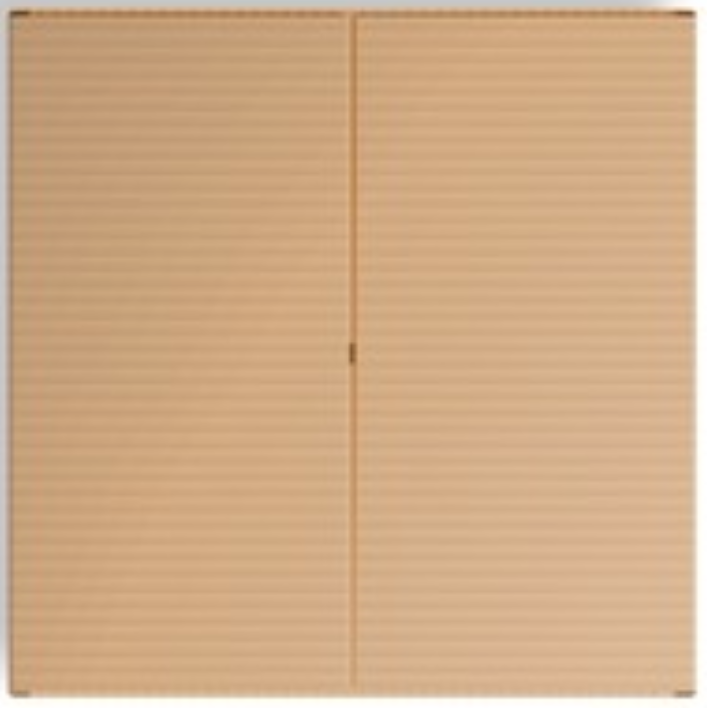
#> input picture data/box.png, 707 x 708 px, found by its file name
$ python param_settings_2.py
#> lines starting #> are read from the running program, lines starting #| are printed output that depends on the picture
import os
import cv2

camera_names = ["front", "rear", "left", "right"]

# --------------------------------------------------------------------
# chessboard size
check_h = 175
check_w = 225

# (outher_width, outher_height): how far away the bird-view looks outside
# of the calibration pattern in horizontal and vertical directions
outher_w = 45
outher_h = 45

# Box size
box_h = 360
box_w = 310

# total width/height of the stitched image

total_w = 660 + 2 * outher_w  # 750
total_h = 855 + 2 * outher_h  # 945

# print(total_w, total_h)

# size of the gap between the calibration pattern and the car
# in horizontal and vertical directions
inner_w = int((total_w - outher_w * 2 - box_w - check_h * 2) / 2)
inner_h = int((total_h - outher_w * 2 - box_h - check_h * 2) / 2)

# four corners of the rectangular region occupied by the car
# top-left (x_left, y_top), bottom-right (x_right, y_bottom)
xl = check_h + outher_w + inner_w   # 220
xr = total_w - xl                   # 530
yt = check_h + outher_h + inner_h   # 292
yb = total_h - yt                   # 653
# print(xl, xr, yt, yb)
# --------------------------------------------------------------------

project_shapes = {
    "front": (total_w, yt),  # 750 292
    "rear":  (total_w, yt),  # 750 292
    "left":  (total_h, xl),     # 945 220
    "right": (total_h, xl),     # 945 220
}

# pixel locations of the four points to be chosen.
# you must click these pixels in the same order when running
# the get_projection_map.py script
project_keypoints = {
    "front": [(total_w/2 - check_w/2, outher_h), (total_w/2 + check_w/2, outher_h),
              (total_w/2 - check_w/2, outher_h + check_h), (total_w/2 + check_w/2, outher_h + check_h)],

    "left":  [(total_h/2 - check_w/2, outher_w), (total_h/2 + check_w/2, outher_w),
              (total_h/2 - check_w/2, outher_w + check_h), (total_h/2 + check_w/2, outher_w + check_h)],

    "right": [(total_h/2 - check_w/2, outher_w), (total_h/2 + check_w/2, outher_w),
              (total_h/2 - check_w/2, outher_w + check_h), (total_h/2 + check_w/2, outher_w + check_h)],

    "rear": [(total_w/2 - check_w/2, outher_h), (total_w/2 + check_w/2, outher_h),
             (total_w/2 - check_w/2, outher_h + check_h), (total_w/2 + check_w/2, outher_h + check_h)],
}
car_image = cv2.imread(os.path.join(os.getcwd(), "data", "box.png"))
#> car_image is the input picture: shape (708, 707, 3); mean B, G, R 135.7, 172.4, 208.5
car_image = cv2.resize(car_image, (xr - xl, yb - yt))
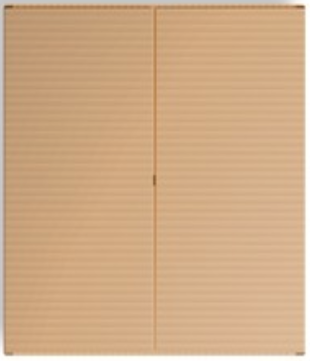
#> car_image: shape (361, 310, 3); mean B, G, R 135.6, 172.3, 208.4
